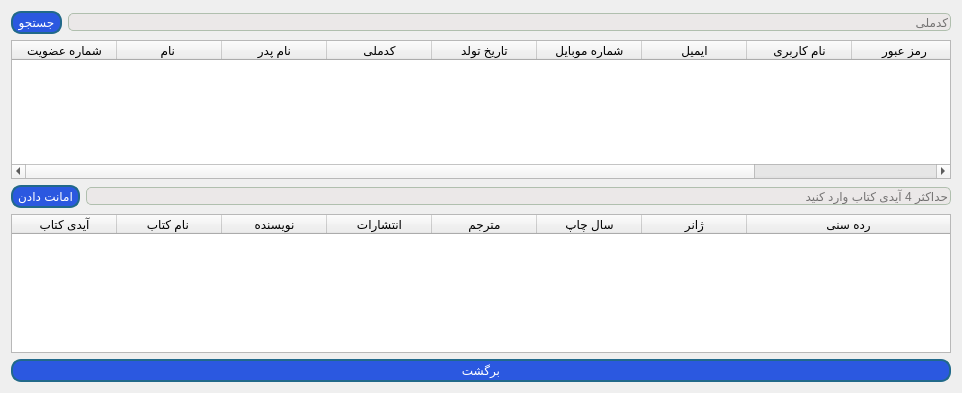
<?xml version="1.0" encoding="UTF-8"?>
<ui version="4.0">
 <class>LendingBook</class>
 <widget class="QDialog" name="LendingBook">
  <property name="geometry">
   <rect>
    <x>0</x>
    <y>0</y>
    <width>962</width>
    <height>393</height>
   </rect>
  </property>
  <property name="windowTitle">
   <string>امانت</string>
  </property>
  <property name="windowIcon">
   <iconset resource="resources.qrc">
    <normaloff>:/img/images/login.png</normaloff>:/img/images/login.png</iconset>
  </property>
  <property name="styleSheet">
   <string notr="true">
QLineEdit{
	border : 1px solid #b0bfae;
	border-radius : 5px;
	background-color : #ebe8e8;
}

QPushButton{
	border-radius: 10px;
	padding : 2px 5px;
	background :#2b58e0;
	border : 2px solid #21698a;
	color : white;
}
QPushButton:hover {
	background-color : #75a0eb ;
}
QToolButton
{
border-radius:10px;
background:red;
color:white;
}

</string>
  </property>
  <layout class="QVBoxLayout" name="verticalLayout">
   <item>
    <layout class="QHBoxLayout" name="horizontalLayout">
     <item>
      <widget class="QPushButton" name="search">
       <property name="text">
        <string>جستجو</string>
       </property>
      </widget>
     </item>
     <item>
      <widget class="QLineEdit" name="nCode">
       <property name="placeholderText">
        <string>کدملی</string>
       </property>
      </widget>
     </item>
    </layout>
   </item>
   <item>
    <widget class="QTableWidget" name="tableMembers">
     <attribute name="horizontalHeaderDefaultSectionSize">
      <number>105</number>
     </attribute>
     <attribute name="horizontalHeaderStretchLastSection">
      <bool>true</bool>
     </attribute>
     <attribute name="verticalHeaderStretchLastSection">
      <bool>true</bool>
     </attribute>
     <column>
      <property name="text">
       <string>شماره عضویت</string>
      </property>
     </column>
     <column>
      <property name="text">
       <string>نام </string>
      </property>
     </column>
     <column>
      <property name="text">
       <string>نام پدر</string>
      </property>
     </column>
     <column>
      <property name="text">
       <string>کدملی</string>
      </property>
     </column>
     <column>
      <property name="text">
       <string>تاریخ تولد</string>
      </property>
     </column>
     <column>
      <property name="text">
       <string>شماره موبایل</string>
      </property>
     </column>
     <column>
      <property name="text">
       <string>ایمیل</string>
      </property>
     </column>
     <column>
      <property name="text">
       <string>نام کاربری</string>
      </property>
     </column>
     <column>
      <property name="text">
       <string>رمز عبور</string>
      </property>
     </column>
     <column>
      <property name="text">
       <string>تاریخ برگرداندن آخرین امانت</string>
      </property>
     </column>
    </widget>
   </item>
   <item>
    <layout class="QHBoxLayout" name="horizontalLayout_2">
     <item>
      <widget class="QPushButton" name="lendBook">
       <property name="text">
        <string>امانت دادن</string>
       </property>
      </widget>
     </item>
     <item>
      <widget class="QLineEdit" name="bookId">
       <property name="placeholderText">
        <string>حداکثر 4 آیدی کتاب وارد کنید</string>
       </property>
      </widget>
     </item>
    </layout>
   </item>
   <item>
    <widget class="QTableWidget" name="tableBooks">
     <property name="editTriggers">
      <set>QAbstractItemView::NoEditTriggers</set>
     </property>
     <attribute name="horizontalHeaderDefaultSectionSize">
      <number>105</number>
     </attribute>
     <attribute name="horizontalHeaderShowSortIndicator" stdset="0">
      <bool>false</bool>
     </attribute>
     <attribute name="horizontalHeaderStretchLastSection">
      <bool>true</bool>
     </attribute>
     <attribute name="verticalHeaderStretchLastSection">
      <bool>true</bool>
     </attribute>
     <column>
      <property name="text">
       <string>آیدی کتاب</string>
      </property>
     </column>
     <column>
      <property name="text">
       <string>نام کتاب </string>
      </property>
     </column>
     <column>
      <property name="text">
       <string>نویسنده</string>
      </property>
     </column>
     <column>
      <property name="text">
       <string>انتشارات</string>
      </property>
     </column>
     <column>
      <property name="text">
       <string>مترجم</string>
      </property>
     </column>
     <column>
      <property name="text">
       <string>سال چاپ</string>
      </property>
     </column>
     <column>
      <property name="text">
       <string>ژانر</string>
      </property>
     </column>
     <column>
      <property name="text">
       <string>رده سنی</string>
      </property>
     </column>
    </widget>
   </item>
   <item>
    <widget class="QPushButton" name="back">
     <property name="text">
      <string>برگشت</string>
     </property>
    </widget>
   </item>
  </layout>
 </widget>
 <resources>
  <include location="resources.qrc"/>
 </resources>
 <connections/>
</ui>
